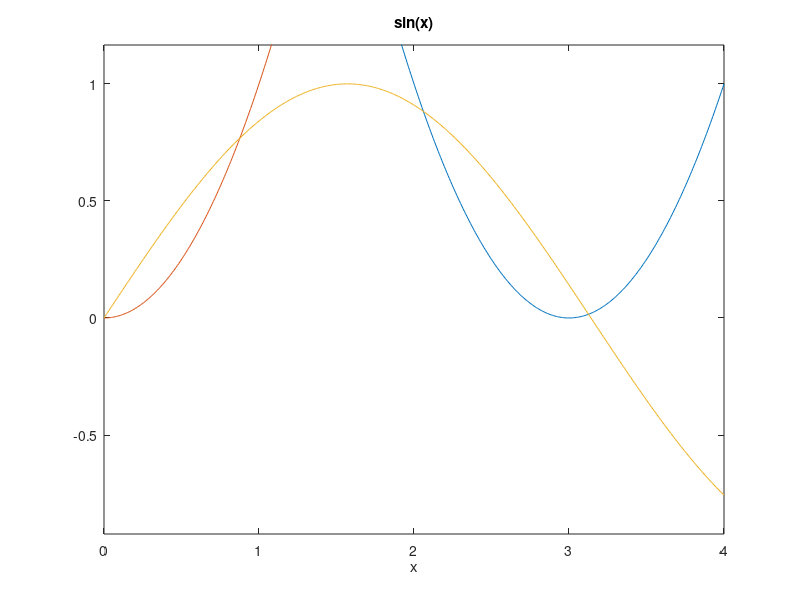

The MATLAB script that drew this image: (Note: this script raises an error after producing the figure.)
%%
% NOTES
% DATE: 26/03/2018
% AUTHOR: MINHYUK NAM

%% CHP 4-0. Matrix Functions
% length()
% size()

%% CHP 4-1. Plotting
%% ezplot
ezplot('(x-3)^2', [0, 4])
xlabel('x value')
ylabel('f(x)')
title('f')
hold on %to keep the figure window

ezplot('x^2', [0, 4])
ezplot('sin(x)', [0, 4])
hold off %to stop hold on option

%% figure
% figure(n) to mark that the graph is nth plot

figure(5)

%% CHP 4-2. Differential Equation
%% 
% There is a function called 'yeastDE'
% function dYdt = yeastDE(t, Y) %(indep., dep.)
% k = 0.6;
% c = 700;
% dYdt = k * Y * (1 - Y/c); ODE problem

% There are mainly two differnet types of equation - BVP, IVP - Bound value
% prob, and initial value prob.- and ode solver is to solve IVP, so that 

[t, Y] = ode45('yeastDE', 0:20, 1); %(x-value, t-value, initial-val)
plot(t,Y)

% There are vaious type of solver but ode45 is the most typical type

%% Vector Field (not testable)
% There is a function called 'yeastDE'
% function dydt = yeastDE(t, y)
% dydt = t - y ;

clc
clear

dy = @(t, y) t - y;
[T, Y] = meshgrid(-1 : 5, -2 : 4);
arrowY = dy(T, Y);
arrowT = ones(size(Y));

quiver(T, Y, arrowT, arrowY); %draw verctor arrows on plot
hold on

[t, y] = ode45('yeastDE', -1:.1:5, 2); plot(t, y)
[t, y] = ode45('yeastDE', -1:.1:5, 0); plot(t, y)
[t, y] = ode45('yeastDE', -1:.1:5, -1.8); plot(t, y)
hold off
